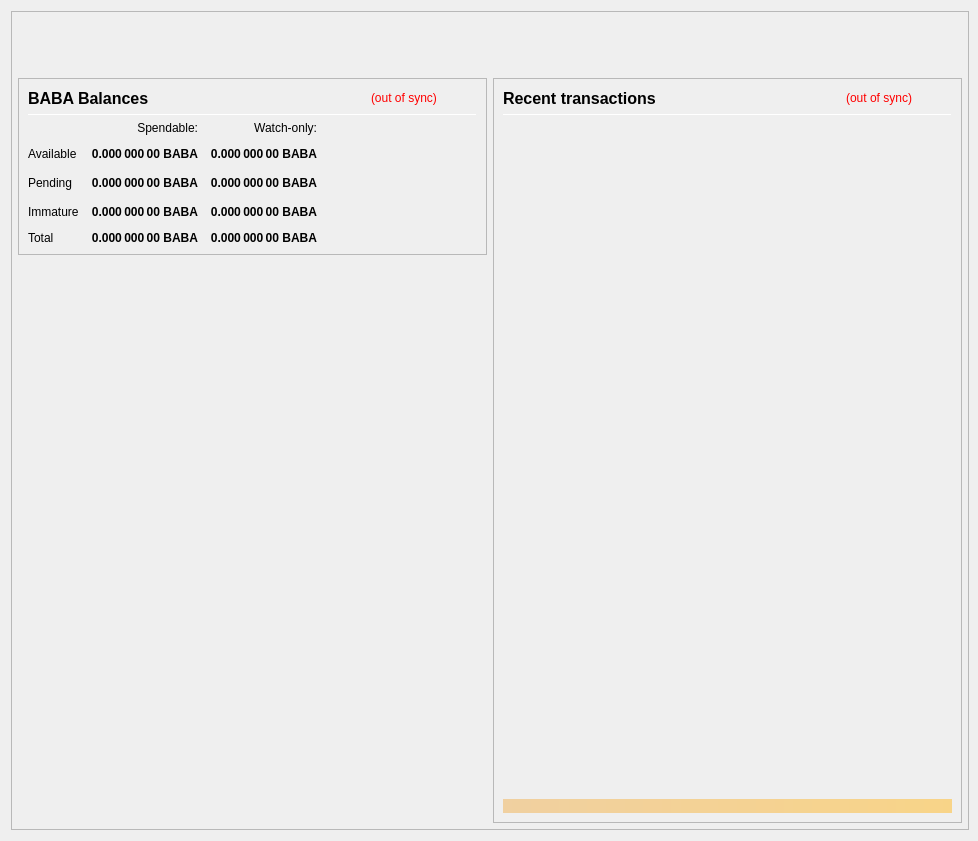
<?xml version="1.0" encoding="UTF-8"?>
<ui version="4.0">
 <class>OverviewPage</class>
 <widget class="QWidget" name="OverviewPage">
  <property name="geometry">
   <rect>
    <x>0</x>
    <y>0</y>
    <width>978</width>
    <height>841</height>
   </rect>
  </property>
  <property name="minimumSize">
   <size>
    <width>960</width>
    <height>682</height>
   </size>
  </property>
  <property name="font">
   <font>
    <weight>50</weight>
    <bold>false</bold>
   </font>
  </property>
  <property name="windowTitle">
   <string>Form</string>
  </property>
  <layout class="QVBoxLayout" name="topLayout" stretch="0">
   <property name="rightMargin">
    <number>9</number>
   </property>
   <item>
    <widget class="QFrame" name="frame_BG">
     <property name="minimumSize">
      <size>
       <width>850</width>
       <height>610</height>
      </size>
     </property>
     <property name="maximumSize">
      <size>
       <width>16777215</width>
       <height>16777215</height>
      </size>
     </property>
     <property name="frameShape">
      <enum>QFrame::StyledPanel</enum>
     </property>
     <property name="frameShadow">
      <enum>QFrame::Raised</enum>
     </property>
     <layout class="QVBoxLayout" name="verticalLayout_3" stretch="0">
      <property name="leftMargin">
       <number>0</number>
      </property>
      <property name="topMargin">
       <number>0</number>
      </property>
      <property name="rightMargin">
       <number>0</number>
      </property>
      <property name="bottomMargin">
       <number>6</number>
      </property>
      <item>
       <layout class="QVBoxLayout" name="verticalLayout_Master" stretch="0,1">
        <property name="leftMargin">
         <number>0</number>
        </property>
        <property name="topMargin">
         <number>0</number>
        </property>
        <property name="rightMargin">
         <number>0</number>
        </property>
        <property name="bottomMargin">
         <number>0</number>
        </property>
        <item>
         <widget class="QFrame" name="frame_Header">
          <layout class="QVBoxLayout" name="verticalLayout_Header" stretch="0">
           <property name="leftMargin">
            <number>0</number>
           </property>
           <property name="topMargin">
            <number>0</number>
           </property>
           <property name="rightMargin">
            <number>0</number>
           </property>
           <property name="bottomMargin">
            <number>0</number>
           </property>
           <item>
            <layout class="QHBoxLayout" name="horizontalLayout_Header" stretch="1,0">
             <property name="spacing">
              <number>6</number>
             </property>
             <item>
              <spacer name="horizontalSpacer_Header">
               <property name="orientation">
                <enum>Qt::Horizontal</enum>
               </property>
               <property name="sizeHint" stdset="0">
                <size>
                 <width>40</width>
                 <height>20</height>
                </size>
               </property>
              </spacer>
             </item>
             <item>
              <widget class="QLabel" name="labelOverviewHeaderRight">
               <property name="minimumSize">
                <size>
                 <width>464</width>
                 <height>60</height>
                </size>
               </property>
               <property name="maximumSize">
                <size>
                 <width>16777215</width>
                 <height>60</height>
                </size>
               </property>
               <property name="font">
                <font>
                 <pointsize>14</pointsize>
                </font>
               </property>
               <property name="text">
                <string/>
               </property>
               <property name="alignment">
                <set>Qt::AlignRight|Qt::AlignTrailing|Qt::AlignVCenter</set>
               </property>
              </widget>
             </item>
            </layout>
           </item>
          </layout>
         </widget>
        </item>
        <item>
         <widget class="QFrame" name="frame_Content">
          <layout class="QVBoxLayout" name="verticalLayout_Content">
           <property name="leftMargin">
            <number>6</number>
           </property>
           <property name="topMargin">
            <number>0</number>
           </property>
           <property name="rightMargin">
            <number>6</number>
           </property>
           <property name="bottomMargin">
            <number>0</number>
           </property>
           <item>
            <layout class="QHBoxLayout" name="horizontalLayout_Content" stretch="1,1">
             <property name="spacing">
              <number>6</number>
             </property>
             <item>
              <layout class="QVBoxLayout" name="verticalLayout_left" stretch="0,0">
               <item>
                <widget class="QFrame" name="frameBalances">
                 <property name="frameShape">
                  <enum>QFrame::StyledPanel</enum>
                 </property>
                 <property name="frameShadow">
                  <enum>QFrame::Raised</enum>
                 </property>
                 <layout class="QVBoxLayout" name="verticalLayout_4">
                  <item>
                   <layout class="QHBoxLayout" name="hlBalancesHeader" stretch="2,0,0">
                    <property name="spacing">
                     <number>6</number>
                    </property>
                    <item>
                     <widget class="QLabel" name="labelBalances">
                      <property name="minimumSize">
                       <size>
                        <width>0</width>
                        <height>0</height>
                       </size>
                      </property>
                      <property name="font">
                       <font>
                        <pointsize>12</pointsize>
                        <weight>75</weight>
                        <bold>true</bold>
                       </font>
                      </property>
                      <property name="text">
                       <string>BABA Balances</string>
                      </property>
                     </widget>
                    </item>
                    <item>
                     <widget class="QLabel" name="labelWalletStatus">
                      <property name="cursor">
                       <cursorShape>WhatsThisCursor</cursorShape>
                      </property>
                      <property name="toolTip">
                       <string>The displayed information may be out of date. Your wallet automatically synchronizes with the Babacoin network after a connection is established, but this process has not completed yet.</string>
                      </property>
                      <property name="styleSheet">
                       <string notr="true">QLabel { color: red; }</string>
                      </property>
                      <property name="text">
                       <string notr="true">(out of sync)</string>
                      </property>
                      <property name="alignment">
                       <set>Qt::AlignLeading|Qt::AlignLeft|Qt::AlignVCenter</set>
                      </property>
                     </widget>
                    </item>
                    <item>
                     <spacer name="hsBalancesHeader">
                      <property name="orientation">
                       <enum>Qt::Horizontal</enum>
                      </property>
                      <property name="sizeHint" stdset="0">
                       <size>
                        <width>40</width>
                        <height>20</height>
                       </size>
                      </property>
                     </spacer>
                    </item>
                   </layout>
                  </item>
                  <item>
                   <widget class="Line" name="lineBalances">
                    <property name="minimumSize">
                     <size>
                      <width>0</width>
                      <height>1</height>
                     </size>
                    </property>
                    <property name="maximumSize">
                     <size>
                      <width>16777215</width>
                      <height>1</height>
                     </size>
                    </property>
                    <property name="orientation">
                     <enum>Qt::Horizontal</enum>
                    </property>
                   </widget>
                  </item>
                  <item>
                   <layout class="QGridLayout" name="gridLayout">
                    <property name="spacing">
                     <number>12</number>
                    </property>
                    <item row="2" column="2">
                     <widget class="QLabel" name="labelWatchPending">
                      <property name="font">
                       <font>
                        <weight>75</weight>
                        <bold>true</bold>
                       </font>
                      </property>
                      <property name="cursor">
                       <cursorShape>ArrowCursor</cursorShape>
                      </property>
                      <property name="toolTip">
                       <string>Unconfirmed transactions to watch-only addresses</string>
                      </property>
                      <property name="text">
                       <string notr="true">0.000 000 00 BABA</string>
                      </property>
                      <property name="alignment">
                       <set>Qt::AlignRight|Qt::AlignTrailing|Qt::AlignVCenter</set>
                      </property>
                      <property name="textInteractionFlags">
                       <set>Qt::NoTextInteraction</set>
                      </property>
                     </widget>
                    </item>
                    <item row="2" column="1">
                     <widget class="QLabel" name="labelUnconfirmed">
                      <property name="font">
                       <font>
                        <weight>75</weight>
                        <bold>true</bold>
                       </font>
                      </property>
                      <property name="cursor">
                       <cursorShape>ArrowCursor</cursorShape>
                      </property>
                      <property name="toolTip">
                       <string>Total of transactions that have yet to be confirmed, and do not yet count toward the spendable balance</string>
                      </property>
                      <property name="text">
                       <string notr="true">0.000 000 00 BABA</string>
                      </property>
                      <property name="alignment">
                       <set>Qt::AlignRight|Qt::AlignTrailing|Qt::AlignVCenter</set>
                      </property>
                      <property name="textInteractionFlags">
                       <set>Qt::NoTextInteraction</set>
                      </property>
                     </widget>
                    </item>
                    <item row="3" column="2">
                     <widget class="QLabel" name="labelWatchImmature">
                      <property name="font">
                       <font>
                        <weight>75</weight>
                        <bold>true</bold>
                       </font>
                      </property>
                      <property name="cursor">
                       <cursorShape>ArrowCursor</cursorShape>
                      </property>
                      <property name="toolTip">
                       <string>Staked or masternode rewards in watch-only addresses that has not yet matured</string>
                      </property>
                      <property name="text">
                       <string notr="true">0.000 000 00 BABA</string>
                      </property>
                      <property name="alignment">
                       <set>Qt::AlignRight|Qt::AlignTrailing|Qt::AlignVCenter</set>
                      </property>
                      <property name="textInteractionFlags">
                       <set>Qt::NoTextInteraction</set>
                      </property>
                     </widget>
                    </item>
                    <item row="4" column="0">
                     <widget class="QLabel" name="labelTotalText">
                      <property name="text">
                       <string>Total</string>
                      </property>
                      <property name="textInteractionFlags">
                       <set>Qt::NoTextInteraction</set>
                      </property>
                     </widget>
                    </item>
                    <item row="3" column="1">
                     <widget class="QLabel" name="labelImmature">
                      <property name="font">
                       <font>
                        <weight>75</weight>
                        <bold>true</bold>
                       </font>
                      </property>
                      <property name="cursor">
                       <cursorShape>ArrowCursor</cursorShape>
                      </property>
                      <property name="toolTip">
                       <string>Staked or masternode rewards that has not yet matured</string>
                      </property>
                      <property name="text">
                       <string notr="true">0.000 000 00 BABA</string>
                      </property>
                      <property name="alignment">
                       <set>Qt::AlignRight|Qt::AlignTrailing|Qt::AlignVCenter</set>
                      </property>
                      <property name="textInteractionFlags">
                       <set>Qt::NoTextInteraction</set>
                      </property>
                     </widget>
                    </item>
                    <item row="2" column="3">
                     <spacer name="hsBalances">
                      <property name="orientation">
                       <enum>Qt::Horizontal</enum>
                      </property>
                      <property name="sizeHint" stdset="0">
                       <size>
                        <width>40</width>
                        <height>20</height>
                       </size>
                      </property>
                     </spacer>
                    </item>
                    <item row="3" column="0">
                     <widget class="QLabel" name="labelImmatureText">
                      <property name="text">
                       <string>Immature</string>
                      </property>
                      <property name="textInteractionFlags">
                       <set>Qt::NoTextInteraction</set>
                      </property>
                     </widget>
                    </item>
                    <item row="4" column="1">
                     <widget class="QLabel" name="labelTotal">
                      <property name="font">
                       <font>
                        <weight>75</weight>
                        <bold>true</bold>
                       </font>
                      </property>
                      <property name="cursor">
                       <cursorShape>ArrowCursor</cursorShape>
                      </property>
                      <property name="toolTip">
                       <string>Your current total balance</string>
                      </property>
                      <property name="text">
                       <string notr="true">0.000 000 00 BABA</string>
                      </property>
                      <property name="alignment">
                       <set>Qt::AlignRight|Qt::AlignTrailing|Qt::AlignVCenter</set>
                      </property>
                      <property name="textInteractionFlags">
                       <set>Qt::NoTextInteraction</set>
                      </property>
                     </widget>
                    </item>
                    <item row="4" column="2">
                     <widget class="QLabel" name="labelWatchTotal">
                      <property name="font">
                       <font>
                        <weight>75</weight>
                        <bold>true</bold>
                       </font>
                      </property>
                      <property name="cursor">
                       <cursorShape>ArrowCursor</cursorShape>
                      </property>
                      <property name="toolTip">
                       <string>Current total balance in watch-only addresses</string>
                      </property>
                      <property name="text">
                       <string notr="true">0.000 000 00 BABA</string>
                      </property>
                      <property name="alignment">
                       <set>Qt::AlignRight|Qt::AlignTrailing|Qt::AlignVCenter</set>
                      </property>
                      <property name="textInteractionFlags">
                       <set>Qt::NoTextInteraction</set>
                      </property>
                     </widget>
                    </item>
                    <item row="0" column="2">
                     <widget class="QLabel" name="labelWatchonly">
                      <property name="text">
                       <string>Watch-only:</string>
                      </property>
                      <property name="alignment">
                       <set>Qt::AlignRight|Qt::AlignTrailing|Qt::AlignVCenter</set>
                      </property>
                     </widget>
                    </item>
                    <item row="1" column="0">
                     <widget class="QLabel" name="labelBalanceText">
                      <property name="text">
                       <string>Available</string>
                      </property>
                      <property name="textInteractionFlags">
                       <set>Qt::NoTextInteraction</set>
                      </property>
                     </widget>
                    </item>
                    <item row="1" column="1">
                     <widget class="QLabel" name="labelBalance">
                      <property name="font">
                       <font>
                        <weight>75</weight>
                        <bold>true</bold>
                       </font>
                      </property>
                      <property name="cursor">
                       <cursorShape>ArrowCursor</cursorShape>
                      </property>
                      <property name="toolTip">
                       <string>Your current spendable balance</string>
                      </property>
                      <property name="text">
                       <string notr="true">0.000 000 00 BABA</string>
                      </property>
                      <property name="alignment">
                       <set>Qt::AlignRight|Qt::AlignTrailing|Qt::AlignVCenter</set>
                      </property>
                      <property name="textInteractionFlags">
                       <set>Qt::NoTextInteraction</set>
                      </property>
                     </widget>
                    </item>
                    <item row="1" column="2">
                     <widget class="QLabel" name="labelWatchAvailable">
                      <property name="font">
                       <font>
                        <weight>75</weight>
                        <bold>true</bold>
                       </font>
                      </property>
                      <property name="cursor">
                       <cursorShape>ArrowCursor</cursorShape>
                      </property>
                      <property name="toolTip">
                       <string>Your current balance in watch-only addresses</string>
                      </property>
                      <property name="text">
                       <string notr="true">0.000 000 00 BABA</string>
                      </property>
                      <property name="alignment">
                       <set>Qt::AlignRight|Qt::AlignTrailing|Qt::AlignVCenter</set>
                      </property>
                      <property name="textInteractionFlags">
                       <set>Qt::NoTextInteraction</set>
                      </property>
                     </widget>
                    </item>
                    <item row="2" column="0">
                     <widget class="QLabel" name="labelPendingText">
                      <property name="text">
                       <string>Pending</string>
                      </property>
                      <property name="textInteractionFlags">
                       <set>Qt::NoTextInteraction</set>
                      </property>
                     </widget>
                    </item>
                    <item row="0" column="1">
                     <widget class="QLabel" name="labelSpendable">
                      <property name="text">
                       <string>Spendable:</string>
                      </property>
                      <property name="alignment">
                       <set>Qt::AlignRight|Qt::AlignTrailing|Qt::AlignVCenter</set>
                      </property>
                     </widget>
                    </item>
                   </layout>
                  </item>
                 </layout>
                </widget>
               </item>
               <item>
                <spacer name="verticalSpacer">
                 <property name="orientation">
                  <enum>Qt::Vertical</enum>
                 </property>
                 <property name="sizeHint" stdset="0">
                  <size>
                   <width>20</width>
                   <height>40</height>
                  </size>
                 </property>
                </spacer>
               </item>
              </layout>
             </item>
             <item>
              <layout class="QVBoxLayout" name="verticalLayout_right" stretch="1">
               <item>
                <widget class="QFrame" name="frame_RecentTransactions">
                 <property name="minimumSize">
                  <size>
                   <width>0</width>
                   <height>0</height>
                  </size>
                 </property>
                 <property name="frameShape">
                  <enum>QFrame::StyledPanel</enum>
                 </property>
                 <property name="frameShadow">
                  <enum>QFrame::Raised</enum>
                 </property>
                 <layout class="QVBoxLayout" name="verticalLayout_1" stretch="0,0,0,0,0">
                  <item>
                   <layout class="QHBoxLayout" name="horizontalLayout_2" stretch="2,0,0">
                    <property name="spacing">
                     <number>3</number>
                    </property>
                    <item>
                     <widget class="QLabel" name="label_4">
                      <property name="minimumSize">
                       <size>
                        <width>0</width>
                        <height>20</height>
                       </size>
                      </property>
                      <property name="font">
                       <font>
                        <pointsize>12</pointsize>
                        <weight>75</weight>
                        <bold>true</bold>
                       </font>
                      </property>
                      <property name="text">
                       <string>Recent transactions</string>
                      </property>
                     </widget>
                    </item>
                    <item>
                     <widget class="QLabel" name="labelTransactionsStatus">
                      <property name="cursor">
                       <cursorShape>WhatsThisCursor</cursorShape>
                      </property>
                      <property name="toolTip">
                       <string>The displayed information may be out of date. Your wallet automatically synchronizes with the Babacoin network after a connection is established, but this process has not completed yet.</string>
                      </property>
                      <property name="styleSheet">
                       <string notr="true">QLabel { color: red; }</string>
                      </property>
                      <property name="text">
                       <string notr="true">(out of sync)</string>
                      </property>
                      <property name="alignment">
                       <set>Qt::AlignRight|Qt::AlignTrailing|Qt::AlignVCenter</set>
                      </property>
                     </widget>
                    </item>
                    <item>
                     <spacer name="horizontalSpacer">
                      <property name="orientation">
                       <enum>Qt::Horizontal</enum>
                      </property>
                      <property name="sizeHint" stdset="0">
                       <size>
                        <width>40</width>
                        <height>20</height>
                       </size>
                      </property>
                     </spacer>
                    </item>
                   </layout>
                  </item>
                  <item>
                   <widget class="Line" name="line">
                    <property name="minimumSize">
                     <size>
                      <width>0</width>
                      <height>1</height>
                     </size>
                    </property>
                    <property name="maximumSize">
                     <size>
                      <width>16777215</width>
                      <height>1</height>
                     </size>
                    </property>
                    <property name="orientation">
                     <enum>Qt::Horizontal</enum>
                    </property>
                   </widget>
                  </item>
                  <item>
                   <widget class="QListView" name="listTransactions">
                    <property name="minimumSize">
                     <size>
                      <width>0</width>
                      <height>0</height>
                     </size>
                    </property>
                    <property name="styleSheet">
                     <string notr="true">QListView { background: transparent; }</string>
                    </property>
                    <property name="frameShape">
                     <enum>QFrame::NoFrame</enum>
                    </property>
                    <property name="verticalScrollBarPolicy">
                     <enum>Qt::ScrollBarAlwaysOff</enum>
                    </property>
                    <property name="horizontalScrollBarPolicy">
                     <enum>Qt::ScrollBarAlwaysOff</enum>
                    </property>
                    <property name="selectionMode">
                     <enum>QAbstractItemView::NoSelection</enum>
                    </property>
                   </widget>
                  </item>
                  <item>
                   <spacer name="verticalSpacer_2">
                    <property name="orientation">
                     <enum>Qt::Vertical</enum>
                    </property>
                    <property name="sizeType">
                     <enum>QSizePolicy::Expanding</enum>
                    </property>
                    <property name="sizeHint" stdset="0">
                     <size>
                      <width>20</width>
                      <height>40</height>
                     </size>
                    </property>
                   </spacer>
                  </item>
                  <item>
                   <widget class="QLabel" name="labelAlerts">
                    <property name="maximumSize">
                     <size>
                      <width>16777215</width>
                      <height>16777215</height>
                     </size>
                    </property>
                    <property name="styleSheet">
                     <string notr="true">background-color: qlineargradient(x1: 0, y1: 0, x2: 1, y2: 0, stop:0 #F0D0A0, stop:1 #F8D488); color:#000000;</string>
                    </property>
                    <property name="text">
                     <string/>
                    </property>
                    <property name="wordWrap">
                     <bool>true</bool>
                    </property>
                    <property name="margin">
                     <number>3</number>
                    </property>
                   </widget>
                  </item>
                 </layout>
                </widget>
               </item>
              </layout>
             </item>
            </layout>
           </item>
          </layout>
         </widget>
        </item>
       </layout>
      </item>
     </layout>
    </widget>
   </item>
  </layout>
 </widget>
 <resources/>
 <connections/>
</ui>
